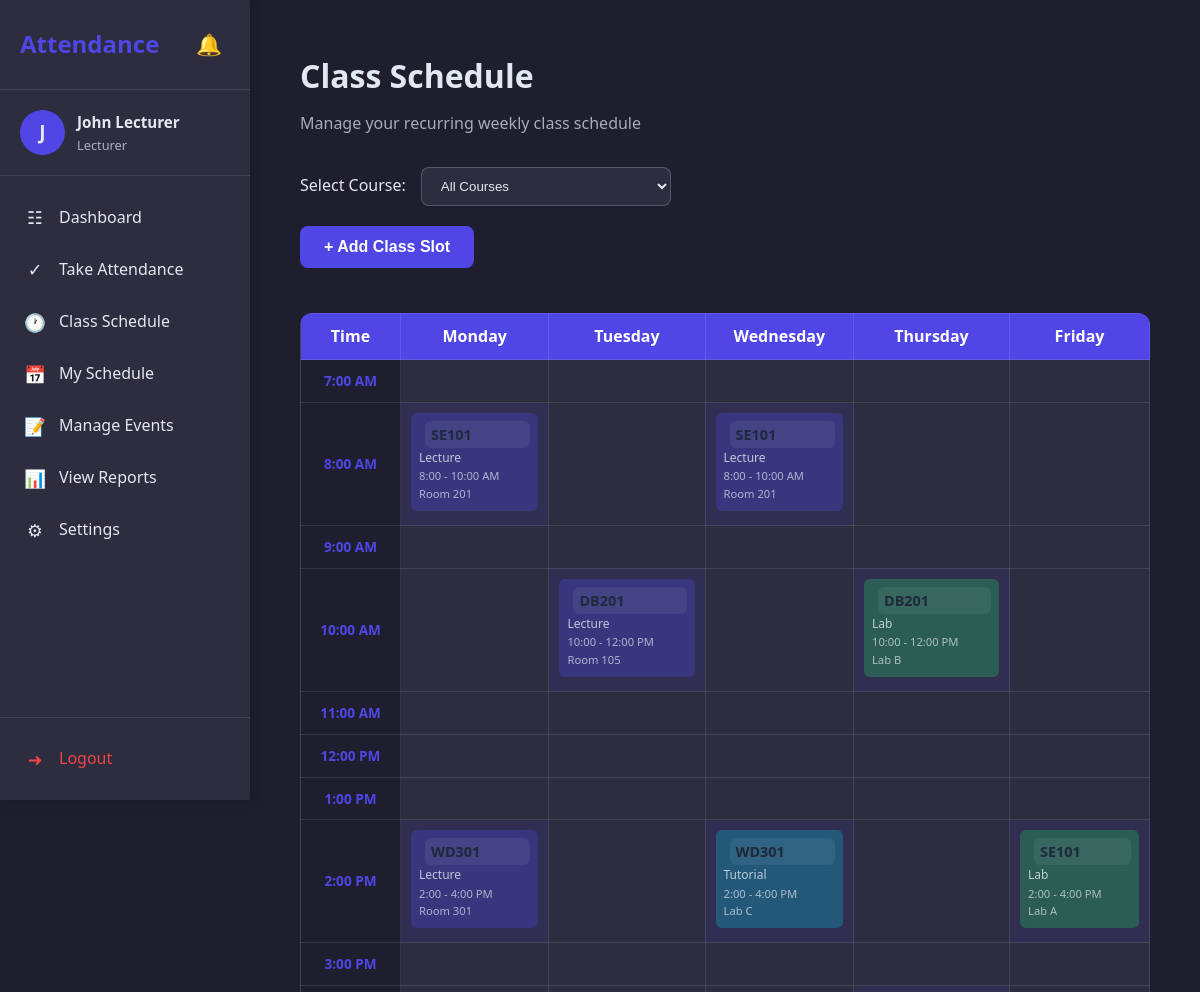
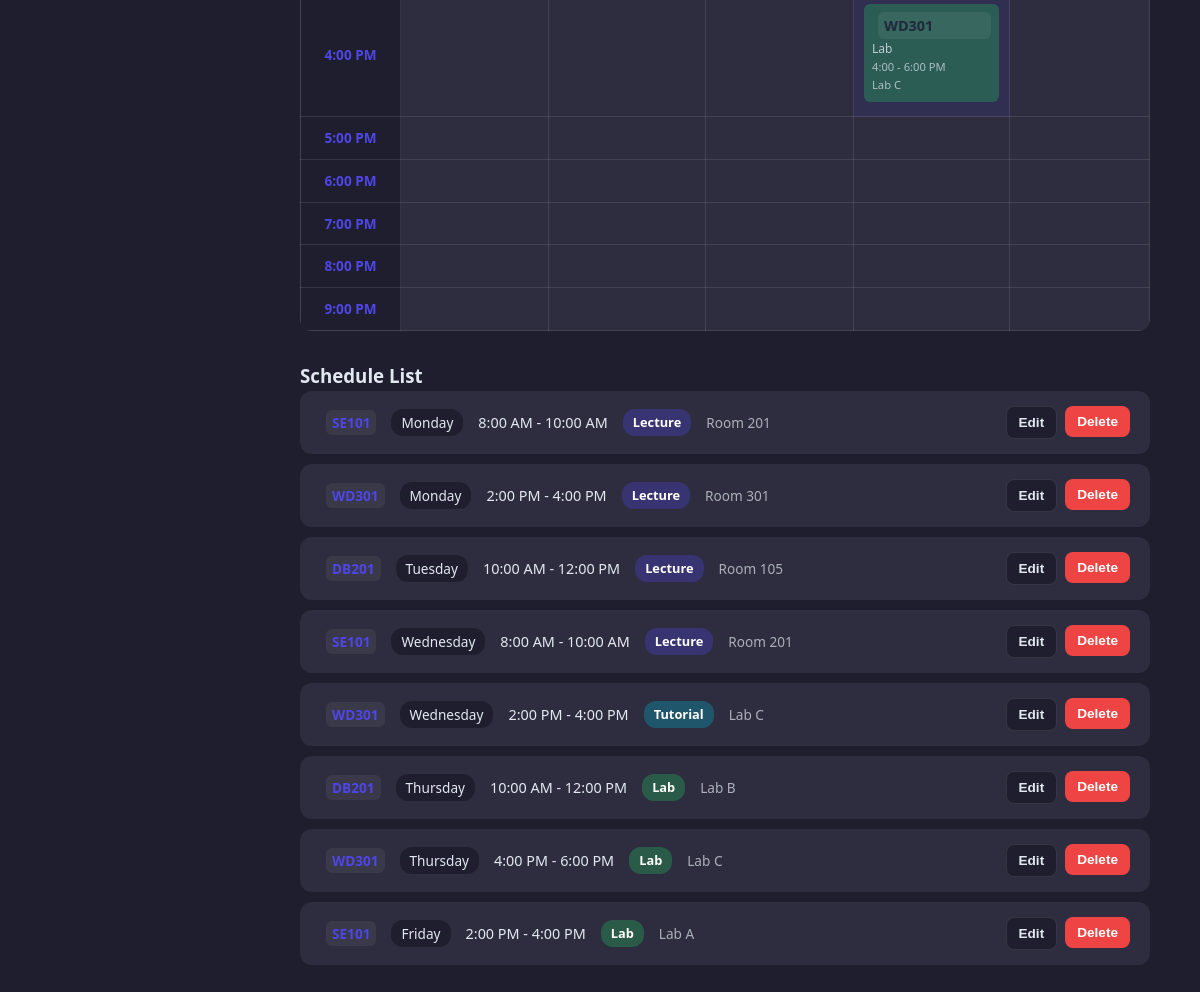
/lecturer/schedule.php (signed in), run on the app's committed database (2 pictures, top to bottom).
### tables this page shows
CREATE TABLE class_schedule (
    schedule_id INT AUTO_INCREMENT PRIMARY KEY,
    course_id INT NOT NULL,
    day_of_week ENUM('Monday', 'Tuesday', 'Wednesday', 'Thursday', 'Friday') NOT NULL,
    start_time TIME NOT NULL,
    end_time TIME NOT NULL,
    room VARCHAR(50),
    schedule_type ENUM('lecture', 'tutorial', 'lab', 'other') DEFAULT 'lecture',
    is_active BOOLEAN DEFAULT TRUE,
    created_at TIMESTAMP DEFAULT CURRENT_TIMESTAMP,
    FOREIGN KEY (course_id) REFERENCES courses(course_id) ON DELETE CASCADE,
    UNIQUE KEY unique_schedule (course_id, day_of_week, start_time)
);

CREATE TABLE courses (
    course_id INT AUTO_INCREMENT PRIMARY KEY,
    course_name VARCHAR(100),
    course_code VARCHAR(20),
    lecturer_id INT,
    color VARCHAR(7) DEFAULT '#4f46e5',
    FOREIGN KEY (lecturer_id) REFERENCES users(user_id)
);

### includes/functions.php (called while the page is built, shortened)
<?php
function getLecturerCourses($conn, $lecturer_id) {
    $hasColor = coursesHasColumn($conn, 'color');
    $colorSelect = $hasColor ? 'color' : 'NULL AS color';
    $lecturer_id = (int)$lecturer_id;
    $query = "SELECT course_id, course_name, course_code, {$colorSelect} FROM courses WHERE lecturer_id = {$lecturer_id}";
    return $conn->query($query);
}
function coursesHasColumn($conn, $column = 'color') {
    static $cache = [];
    if (isset($cache[$column])) return $cache[$column];
    $sql = "SELECT COUNT(*) AS cnt FROM INFORMATION_SCHEMA.COLUMNS WHERE TABLE_SCHEMA = DATABASE() AND TABLE_NAME = 'courses' AND COLUMN_NAME = ?";
    $stmt = $conn->prepare($sql);
    $stmt->bind_param('s', $column);
    $stmt->execute();
    $res = $stmt->get_result()->fetch_assoc();
    $exists = ($res && $res['cnt'] > 0);
    $cache[$column] = $exists;
    return $exists;
}
function getLecturerWeeklySchedule($conn, $lecturer_id) {
    $hasColor = coursesHasColumn($conn, 'color');
    $colorSelect = $hasColor ? 'c.color' : 'NULL AS color';
    $query = "SELECT cs.*, c.course_name, c.course_code, {$colorSelect}
              FROM class_schedule cs
              JOIN courses c ON cs.course_id = c.course_id
              WHERE c.lecturer_id = ? AND cs.is_active = TRUE
              ORDER BY FIELD(cs.day_of_week, 'Monday', 'Tuesday', 'Wednesday', 'Thursday', 'Friday'), cs.start_time";
    $stmt = $conn->prepare($query);
    $stmt->bind_param("i", $lecturer_id);
    $stmt->execute();
    return $stmt->get_result();
}
function getScheduleTypeName($type) {
    $names = [
        'lecture' => 'Lecture',
        'tutorial' => 'Tutorial',
        'lab' => 'Lab',
        'other' => 'Other'
    ];
    return $names[$type] ?? 'Class';
}
function getScheduleTypeClass($type) {
    $classes = [
        'lecture' => 'schedule-type-lecture',
        'tutorial' => 'schedule-type-tutorial',
        'lab' => 'schedule-type-lab',
        'other' => 'schedule-type-other'
    ];
    return $classes[$type] ?? 'schedule-type-other';
}
?>

### lecturer/schedule.php (the view, shortened to what this page needs)
<?php
include '../config/db_connect.php';
include '../includes/header.php';
include '../includes/functions.php';
$lecturer_id = $_SESSION['user_id'];
$selected_course_id = isset($_GET['course_id']) ? intval($_GET['course_id']) : null;
$courses_result = getLecturerCourses($conn, $lecturer_id);
$schedule_data = [];
if ($selected_course_id) {
    $schedule_result = getCourseSchedule($conn, $selected_course_id);
    while ($row = $schedule_result->fetch_assoc()) {
        $schedule_data[] = $row;
    }
} else {
    $schedule_result = getLecturerWeeklySchedule($conn, $lecturer_id);
    while ($row = $schedule_result->fetch_assoc()) {
        $schedule_data[] = $row;
    }
}
$days = ['Monday', 'Tuesday', 'Wednesday', 'Thursday', 'Friday'];
?>
<div class="container">
    <div class="page-header">
        <h2>Class Schedule</h2>
        <p>Manage your recurring weekly class schedule</p>
    </div>
    <div class="filter-section">
        <label for="course_filter">Select Course:</label>
        <select id="course_filter" onchange="filterByCourse(this.value)">
            <option value="">All Courses</option>
        </select>
    </div>
    <div class="action-bar">
        <button type="button" class="btn btn-primary" onclick="openAddModal()">
            + Add Class Slot
        </button>
    </div>
    <div class="schedule-grid-container">
        <table class="schedule-table">
            <thead>
                <tr>
                    <th class="time-column">Time</th>
                    <?php foreach ($days as $day): ?>
                    <th><?php echo $day; ?></th>
                    <?php endforeach; ?>
                </tr>
            </thead>
            <tbody>
                <?php
                for ($hour = 7; $hour <= 21; $hour++):
                    $time_slot = sprintf('%02d:00', $hour);
                    $display_time = date('g:i A', strtotime($time_slot));
                ?>
                <tr>
                    <td class="time-cell"><?php echo $display_time; ?></td>
                    <?php foreach ($days as $day):
                        $slot_classes = array_filter($schedule_data, function($class) use ($day, $hour) {
                            $start_hour = (int)date('H', strtotime($class['start_time']));
                            return $class['day_of_week'] === $day && $start_hour === $hour;
                        });
                    ?>
                    <td class="schedule-cell <?php echo !empty($slot_classes) ? 'has-class' : ''; ?>">
                        <?php foreach ($slot_classes as $class): ?>
                        <div class="schedule-item <?php echo getScheduleTypeClass($class['schedule_type']); ?>"
                             onclick="openEditModal(<?php echo htmlspecialchars(json_encode($class)); ?>)">
                            <span class="schedule-course"><?php echo htmlspecialchars($class['course_code']); ?></span>
                            <span class="schedule-type"><?php echo getScheduleTypeName($class['schedule_type']); ?></span>
                            <span class="schedule-time">
                                <?php echo date('g:i', strtotime($class['start_time'])); ?> -
                                <?php echo date('g:i A', strtotime($class['end_time'])); ?>
                            </span>
                            <?php if ($class['room']): ?>
                            <span class="schedule-room"><?php echo htmlspecialchars($class['room']); ?></span>
                            <?php endif; ?>
                        </div>
                        <?php endforeach; ?>
                    </td>
                    <?php endforeach; ?>
                </tr>
                <?php endfor; ?>
            </tbody>
        </table>
    </div>
    <div class="schedule-list-view">
        <h3>Schedule List</h3>
        <?php if (empty($schedule_data)): ?>
        <div class="alert info">No classes scheduled yet. Click "Add Class Slot" to create your first schedule.</div>
        <?php else: ?>
        <div class="schedule-list">
            <?php foreach ($schedule_data as $class): ?>
            <div class="schedule-list-item">
                <div class="schedule-list-info">
                    <span class="schedule-list-course"><?php echo htmlspecialchars($class['course_code']); ?></span>
                    <span class="schedule-list-day"><?php echo $class['day_of_week']; ?></span>
                    <span class="schedule-list-time">
                        <?php echo date('g:i A', strtotime($class['start_time'])); ?> -
                        <?php echo date('g:i A', strtotime($class['end_time'])); ?>
                    </span>
                    <span class="schedule-list-type badge <?php echo getScheduleTypeClass($class['schedule_type']); ?>">
                        <?php echo getScheduleTypeName($class['schedule_type']); ?>
                    </span>
                    <?php if ($class['room']): ?>
                    <span class="schedule-list-room"><?php echo htmlspecialchars($class['room']); ?></span>
                    <?php endif; ?>
                </div>
                <div class="schedule-list-actions">
                    <button type="button" class="btn btn-sm btn-secondary"
                            onclick="openEditModal(<?php echo htmlspecialchars(json_encode($class)); ?>)">
                        Edit
                    </button>
                    <form method="POST" style="display:inline;" onsubmit="return confirm('Delete this schedule slot?');">
                        <button type="submit" class="btn btn-sm btn-danger">Delete</button>
                    </form>
                </div>
            </div>
            <?php endforeach; ?>
        </div>
        <?php endif; ?>
    </div>
</div>
<?php include '../includes/footer.php'; ?>

### data on the page
class_schedule: course.course_code "SE101", schedule_type "Lecture", start_time "8:00", end_time "10:00 AM", room "Room 201", day_of_week "Monday", start_time "8:00 AM"
class_schedule: course.course_code "SE101", schedule_type "Lecture", start_time "8:00", end_time "10:00 AM", room "Room 201", day_of_week "Wednesday", start_time "8:00 AM"
class_schedule: course.course_code "DB201", schedule_type "Lecture", start_time "10:00", end_time "12:00 PM", room "Room 105", day_of_week "Tuesday", start_time "10:00 AM"
class_schedule: course.course_code "DB201", schedule_type "Lab", start_time "10:00", end_time "12:00 PM", room "Lab B", day_of_week "Thursday", start_time "10:00 AM"
class_schedule: course.course_code "WD301", schedule_type "Lecture", start_time "2:00", end_time "4:00 PM", room "Room 301", day_of_week "Monday", start_time "2:00 PM"
class_schedule: course.course_code "WD301", schedule_type "Tutorial", start_time "2:00", end_time "4:00 PM", room "Lab C", day_of_week "Wednesday", start_time "2:00 PM"
class_schedule: course.course_code "SE101", schedule_type "Lab", start_time "2:00", end_time "4:00 PM", room "Lab A", day_of_week "Friday", start_time "2:00 PM"
class_schedule: course.course_code "WD301", schedule_type "Lab", start_time "4:00", end_time "6:00 PM", room "Lab C", day_of_week "Thursday", start_time "4:00 PM"

### other printed values
substr($_SESSION['name'], 0, 1) "J"
$_SESSION['name'] "John Lecturer"
$_SESSION['role'] "Lecturer"
$day "Monday"
$day "Tuesday"
$day "Wednesday"
$day "Thursday"
$day "Friday"
$display_time "7:00 AM"
$display_time "8:00 AM"
$display_time "9:00 AM"
$display_time "10:00 AM"
$display_time "11:00 AM"
$display_time "12:00 PM"
$display_time "1:00 PM"
